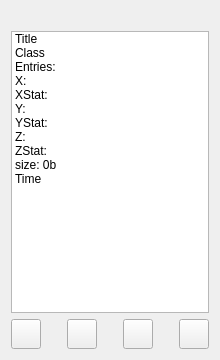
<ui version="4.0">
  <author></author>
  <comment></comment>
  <exportmacro></exportmacro>
  <class>TGo4HistogramInfo</class>
  <widget class="QWidget">
    <property name="geometry" >
      <rect>
        <x>0</x>
        <y>0</y>
        <width>220</width>
        <height>360</height>
      </rect>
    </property>
    <property name="windowTitle" >
      <string>Histogram properties</string>
    </property>
    <property name="windowIcon" >
      <iconset>:/icons/go4logo2_big.png</iconset>
    </property>
    <layout class="QGridLayout" >
      <item row="0" column="0" >
        <widget class="QLabel" name="HisnameLbl" >
          <property name="toolTip" stdset="0" >
            <string>Name of the histogram</string>
          </property>
          <property name="wordWrap" >
            <bool>false</bool>
          </property>
        </widget>
      </item>
      <item row="1" column="0" >
        <widget class="QListWidget" name="PropertyBox" >
          <item>
            <property name="text" >
              <string>Title</string>
            </property>
          </item>
          <item>
            <property name="text" >
              <string>Class</string>
            </property>
          </item>
          <item>
            <property name="text" >
              <string>Entries:</string>
            </property>
          </item>
          <item>
            <property name="text" >
              <string>X:</string>
            </property>
          </item>
          <item>
            <property name="text" >
              <string>XStat:</string>
            </property>
          </item>
          <item>
            <property name="text" >
              <string>Y:</string>
            </property>
          </item>
          <item>
            <property name="text" >
              <string>YStat:</string>
            </property>
          </item>
          <item>
            <property name="text" >
              <string>Z:</string>
            </property>
          </item>
          <item>
            <property name="text" >
              <string>ZStat:</string>
            </property>
          </item>
          <item>
            <property name="text" >
              <string>size: 0b</string>
            </property>
          </item>
          <item>
            <property name="text" >
              <string>Time</string>
            </property>
          </item>
        </widget>
      </item>
      <item row="2" column="0" >
        <layout class="QHBoxLayout" >
          <item>
            <widget class="QPushButton" name="HisInfoButton" >
              <property name="sizePolicy" >
                <sizepolicy>
                  <hsizetype>0</hsizetype>
                  <vsizetype>0</vsizetype>
                  <horstretch>0</horstretch>
                  <verstretch>0</verstretch>
                </sizepolicy>
              </property>
              <property name="minimumSize" >
                <size>
                  <width>30</width>
                  <height>30</height>
                </size>
              </property>
              <property name="maximumSize" >
                <size>
                  <width>30</width>
                  <height>30</height>
                </size>
              </property>
              <property name="text" >
                <string/>
              </property>
              <property name="icon" >
                <iconset>:/icons/right.png</iconset>
              </property>
              <property name="toolTip" stdset="0" >
                <string>Refresh histogram information.</string>
              </property>
            </widget>
          </item>
          <item>
            <spacer name="spacer17_2_2_2_2" >
              <property name="sizeHint" >
                <size>
                  <width>40</width>
                  <height>20</height>
                </size>
              </property>
              <property name="sizeType" >
                <enum>QSizePolicy::Expanding</enum>
              </property>
              <property name="orientation" >
                <enum>Qt::Horizontal</enum>
              </property>
            </spacer>
          </item>
          <item>
            <widget class="QPushButton" name="HisPrintButton" >
              <property name="sizePolicy" >
                <sizepolicy>
                  <hsizetype>0</hsizetype>
                  <vsizetype>0</vsizetype>
                  <horstretch>0</horstretch>
                  <verstretch>0</verstretch>
                </sizepolicy>
              </property>
              <property name="minimumSize" >
                <size>
                  <width>30</width>
                  <height>30</height>
                </size>
              </property>
              <property name="maximumSize" >
                <size>
                  <width>30</width>
                  <height>30</height>
                </size>
              </property>
              <property name="text" >
                <string/>
              </property>
              <property name="icon" >
                <iconset>:/icons/hislist.png</iconset>
              </property>
              <property name="toolTip" stdset="0" >
                <string>Print histogram list in analysis window.</string>
              </property>
            </widget>
          </item>
          <item>
            <spacer name="spacer17_2_2_2_2_3" >
              <property name="sizeHint" >
                <size>
                  <width>40</width>
                  <height>20</height>
                </size>
              </property>
              <property name="sizeType" >
                <enum>QSizePolicy::Expanding</enum>
              </property>
              <property name="orientation" >
                <enum>Qt::Horizontal</enum>
              </property>
            </spacer>
          </item>
          <item>
            <widget class="QPushButton" name="PrintLog" >
              <property name="sizePolicy" >
                <sizepolicy>
                  <hsizetype>0</hsizetype>
                  <vsizetype>0</vsizetype>
                  <horstretch>0</horstretch>
                  <verstretch>0</verstretch>
                </sizepolicy>
              </property>
              <property name="minimumSize" >
                <size>
                  <width>30</width>
                  <height>30</height>
                </size>
              </property>
              <property name="maximumSize" >
                <size>
                  <width>30</width>
                  <height>30</height>
                </size>
              </property>
              <property name="text" >
                <string/>
              </property>
              <property name="icon" >
                <iconset>:/icons/log.png</iconset>
              </property>
              <property name="toolTip" stdset="0" >
                <string>Log current values to terminal or file.</string>
              </property>
            </widget>
          </item>
          <item>
            <spacer name="spacer17_2_2_2_2_2" >
              <property name="sizeHint" >
                <size>
                  <width>40</width>
                  <height>20</height>
                </size>
              </property>
              <property name="sizeType" >
                <enum>QSizePolicy::Expanding</enum>
              </property>
              <property name="orientation" >
                <enum>Qt::Horizontal</enum>
              </property>
            </spacer>
          </item>
          <item>
            <widget class="QPushButton" name="HisDrawButton" >
              <property name="sizePolicy" >
                <sizepolicy>
                  <hsizetype>0</hsizetype>
                  <vsizetype>0</vsizetype>
                  <horstretch>0</horstretch>
                  <verstretch>0</verstretch>
                </sizepolicy>
              </property>
              <property name="minimumSize" >
                <size>
                  <width>30</width>
                  <height>30</height>
                </size>
              </property>
              <property name="maximumSize" >
                <size>
                  <width>30</width>
                  <height>30</height>
                </size>
              </property>
              <property name="text" >
                <string/>
              </property>
              <property name="icon" >
                <iconset>:/icons/chart.png</iconset>
              </property>
              <property name="toolTip" stdset="0" >
                <string>Draw this histogram in a view panel.</string>
              </property>
            </widget>
          </item>
        </layout>
      </item>
    </layout>
  </widget>
  <layoutdefault spacing="6" margin="11" />
</ui>
